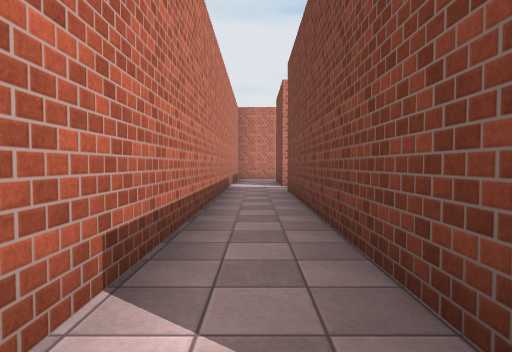
[1] (above)

14 first-person views from a walk through a 3-D level made in the Unity game engine. The camera is 1.3 m above the floor, tilts 2° down and sees 75° across. The floor is counted in squares, 2.51 m on a side. Each view is taken from the middle of a square. On the plan, view 1 faces up. The plan holds only what a view shows up to about 9 squares ahead; the rest is blank. The place goes on beyond the plan. The player character is not drawn. Some animated figures are left out. Surface patterns are stand-ins for the level's own textures.

[2]
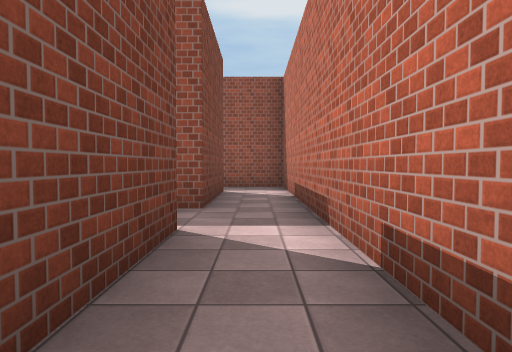

[3]
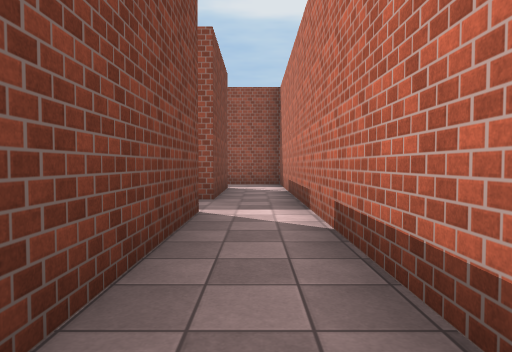

[4]
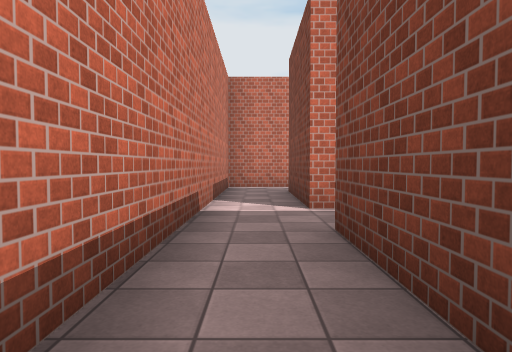

[5]
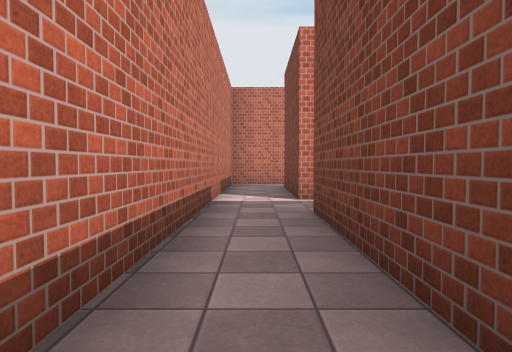

[6]
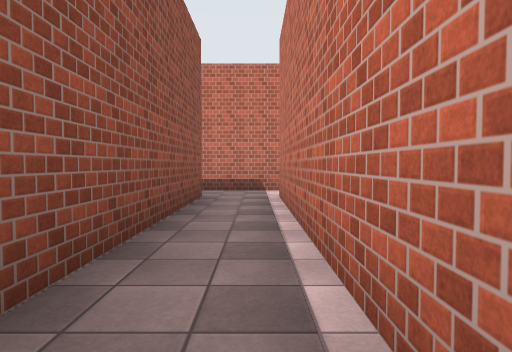

[7]
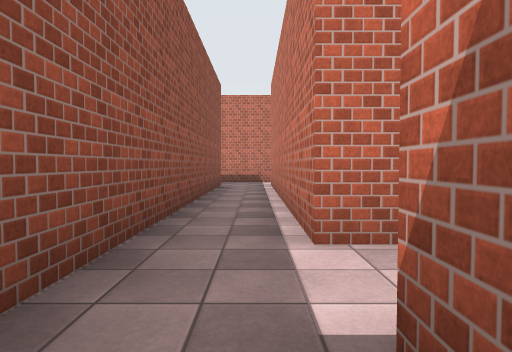

[8]
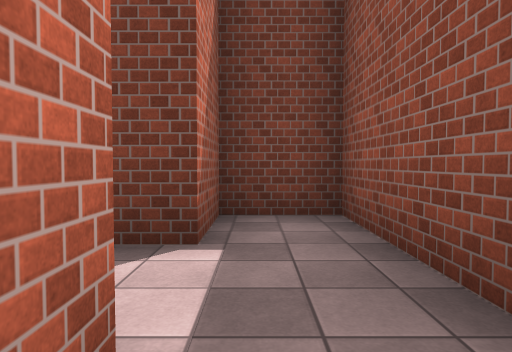

[9]
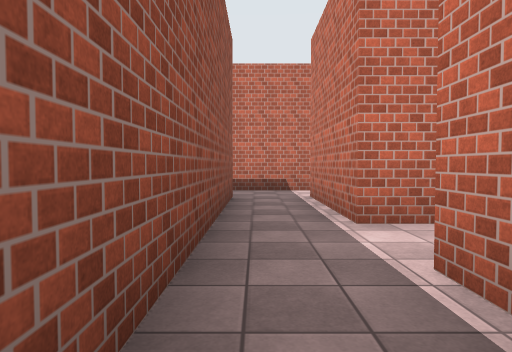

[10]
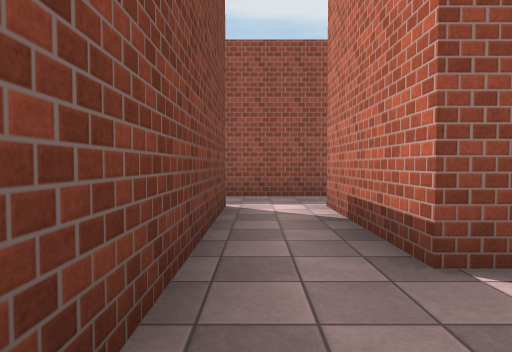

[11]
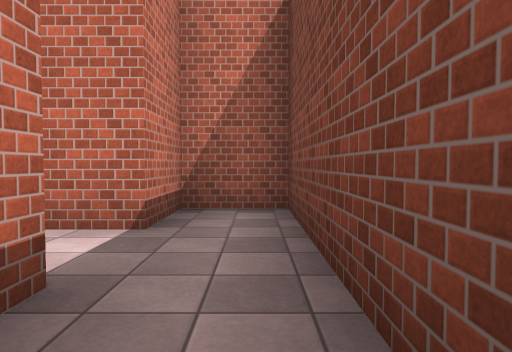

[12]
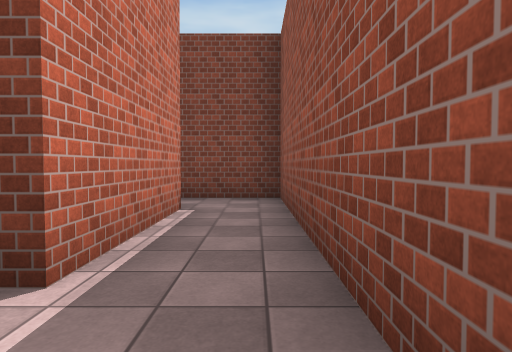

[13]
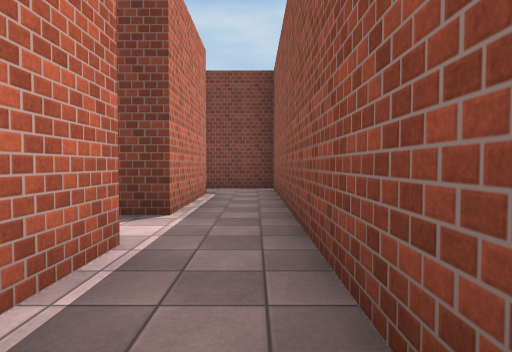

[14]
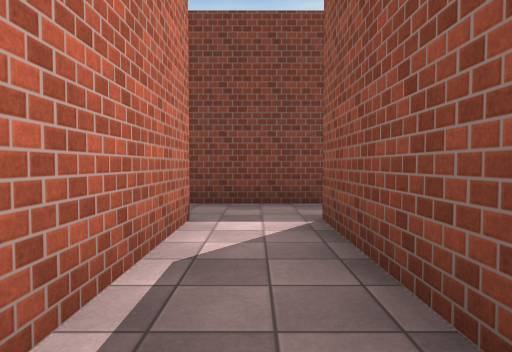

### Floor plan
Ten units are one square. View 1 is at (0, 0); x grows to the right and y downward. Boxes are objects, and circles mark ways between rooms. Rooms are numbered by the first view taken in them; rooms with no view inside come last. Other rooms are left out.
<svg viewBox="-11 -134 110 175">
<path fill="none" stroke="#000" d="M-6 -4 -6 36M69 -4 6 -4M6 34 6 9 94 9 94 -4 81 -4M-6 -76 -6 -4M31 -79 6 -79M6 -4 6 -66 36 -66M31 -104 31 -79M36 -66 66 -66M69 -79 44 -79 44 -129 31 -129 31 -116M6 -79 6 -104 31 -104M31 -116 -6 -116 -6 -76"/>
<circle cx="0" cy="-10" r="3" fill="#2a7"/>
<circle cx="40" cy="-70" r="3" fill="#2a7"/>
<circle cx="0" cy="-80" r="3" fill="#2a7"/>
<circle cx="40" cy="-110" r="3" fill="#2a7"/>
<text x="30" y="0">1</text>
<text x="0" y="-50">2</text>
<text x="40" y="-90">3</text>
<text x="0" y="-100">4</text>
</svg>
Room 1 opens to room 2. Room 2 opens to room 3. Room 2 opens to room 4. Room 3 opens to room 4.

Where each view was taken, in squares from view 1:
view 1: 0 up, 0 right, facing up
view 2: 3 up, 0 right, facing down
view 3: 4 up, 0 right, facing down
view 4: 4 up, 0 right, facing up
view 5: 3 up, 0 right, facing up
view 6: 0 up, 6 right, facing left
view 7: 0 up, 9 right, facing left
view 8: 0 up, 6 right, facing right
view 9: 7 up, 6 right, facing left
view 10: 12 up, 4 right, facing down
view 11: 9 up, 4 right, facing up
view 12: 7 up, 3 right, facing right
view 13: 7 up, 1 right, facing right
view 14: 11 up, 0 right, facing right
